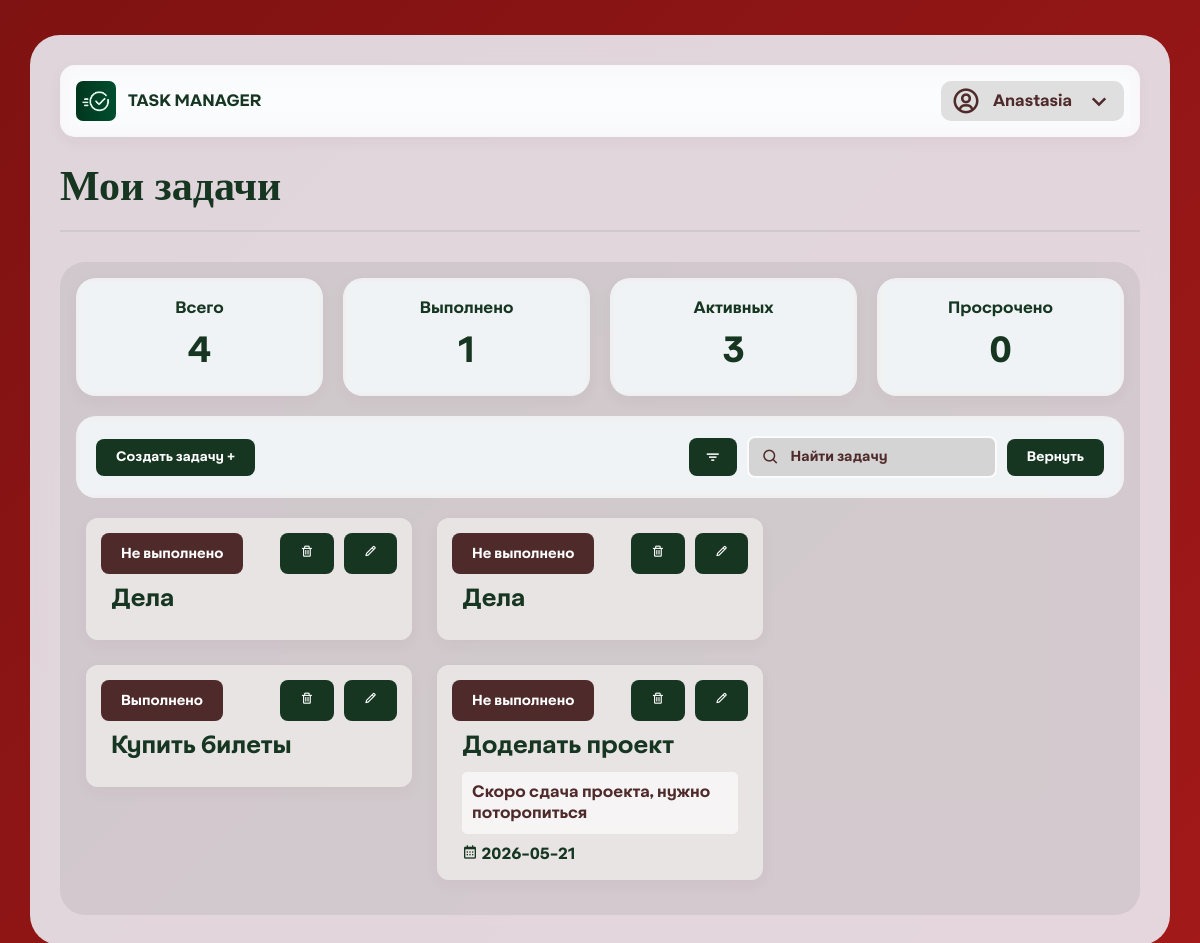
Before: /homepage (signed in) with the older database file.
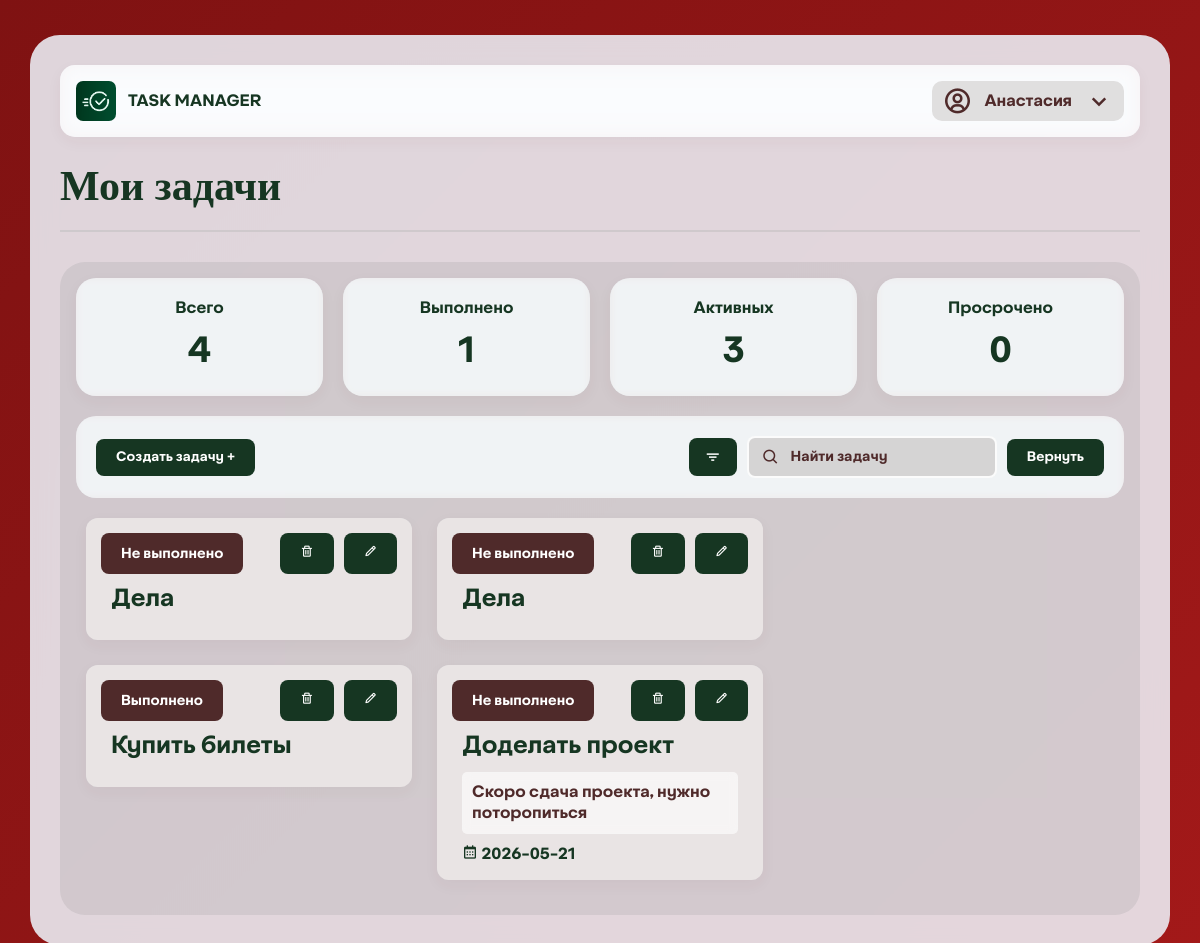
After: the same page with the newer database file.
### tables this page shows
CREATE TABLE users (
        id INTEGER PRIMARY KEY AUTOINCREMENT,
        name TEXT NOT NULL,
        username TEXT UNIQUE NOT NULL,
        password TEXT NOT NULL,
        created_time TEXT NOT NULL
    );

CREATE TABLE tasks (
        user_id INTEGER NOT NULL,
        id INTEGER PRIMARY KEY AUTOINCREMENT,
        name TEXT NOT NULL,
        description TEXT,
        status INTEGER DEFAULT 0, 
        limit_time TEXT DEFAULT NULL,
        created_time TEXT NOT NULL,
        FOREIGN KEY (user_id) REFERENCES users (id)
    );

### application/pages.py (the view)
@router.get("/homepage")
def homepage(request: Request, search: str = "", filter: str = ""):
    try:
        user_id = request.cookies.get("user_id")
        if not user_id:
            response = RedirectResponse("/", status_code=303)
            response.headers["Cache-Control"] = "no-cache, no-store, must-revalidate"
            return response
        user = get_user_id(int(user_id))
        all_tasks = get_tasks(int(user_id))
        if search:
            tasks = get_task_name(search, int(user_id))
        elif filter == "completed":
            tasks = get_tasks_complited(int(user_id))
        elif filter == "in_progress":
            tasks = get_tasks_active(int(user_id))
        elif filter == "over":
            tasks = get_tasks_over(int(user_id))
        elif filter == "limit":
            tasks = get_tasks_limit(int(user_id))
        else:
            tasks = all_tasks
        total = len(all_tasks)
        active = len([i for i in all_tasks if i[4] == 0])
        completed = len([i for i in all_tasks if i[4] == 1])
        today = datetime.now().date()
        overdue = 0
        for i in all_tasks:
            limit_time = i[5]
            if limit_time and i[4] != 1:
                deadline = datetime.strptime(limit_time, "%Y-%m-%d").date()
                if deadline < today:
                    overdue += 1
        return templates.TemplateResponse("homepage.html", {
            "request": request,
            "user": user,
            "tasks": tasks,
            "total": total,
            "completed": completed,
            "active": active,
            "overdue": overdue,
            "search": search,
            "current_filter": filter
        })
    except Exception:
        return RedirectResponse("/errorpage")

### templates/homepage.html (shortened to what this page needs)
{% extends 'base.html' %}
{% block content %}
<body class="tasks-page">
    <div class="tasks-container">
        <div class="server-profile-bar">
            <div class="server-info">
                <img src="/static/images/logo-with.png" alt="Server" class="logo">
                <span class="server-name">TASK MANAGER</span>
            </div>
            <div class="profile-info">
                <i class='bx bx-user-circle'></i>
                <span class="name">{{ user[1] }}</span>
                <i class='bx bx-chevron-down'></i>
            </div>
        </div>
        <div class="tasks-header">
            <h1 class="text">Мои задачи</h1>
        </div>
        <div class="back">
            <div class="stats-grid">
                <div class="stat-card">
                    <h3>Всего</h3>
                    <div class="stat-number" id="totalTasks">{{ total }}</div>
                </div>
                <div class="stat-card">
                    <h3>Выполнено</h3>
                    <div class="stat-number" id="completedTasks">{{ completed }}</div>
                </div>
                <div class="stat-card">
                    <h3>Активных</h3>
                    <div class="stat-number" id="activeTasks">{{ active }}</div>
                </div>
                <div class="stat-card">
                    <h3>Просрочено</h3>
                    <div class="stat-number" id="overdueTasks">{{ overdue }}</div>
                </div>
            </div>
            <div class="filters-section">
                <form action="/create">
                    <div class="create-button">
                        <button type="submit" class="create-btn">Cоздать задачу +</button>
                    </div>
                </form>
                <div class="search-wrapper">
                    <div class="filter-button">
                        <button class="filter-btn" id="filterBtn">
                            <i class="bx bx-filter"></i>
                        </button>
                    </div>
                    <div class="search-box">
                        <form action="/homepage" method="GET" id="searchForm">
                            <input type="text" name="search" id="searchInput" placeholder="         Найти задачу" value="{{ search_query if search_query else '' }}">
                            <i class="bx bx-search"></i>
                        </form>
                    </div>
                    <div class="clear-button">
                        <button type="submit" class="clear-btn" onclick="location.href='/homepage'">Вернуть</button>
                    </div>
                </div>
            </div>
            <div class="tasks-grid" id="tasksGrid">
                {% if tasks %}
                    {% for task in tasks %}
                    <div class="task-container">
                        <div class="task-edit-buttons">
                            <div class="task-card-header">
                                <form action="/update_task_status/{{ task[1] }}" method="POST">
                                    <button type="submit" class="status-btn">{% if task[4] == 1 %}Выполнено{% else %}Не выполнено{% endif %}</button>
                                </form>
                            </div>
                            <button class="delete-task-btn" onclick="deleteTask({{ task[1] }})"><i class="bx bx-trash"></i></button>
                            <button class="edit-task-btn" onclick="location.href='/edittask?task_id={{ task[1] }}'">
                                <i class="bx bx-pencil"></i>
                            </button>
                        </div>
                        <div class="task-card">
                            <h2 class="task-name">{{ task[2] }}</h2>
                            {% if task[3] %}
                            <p class="task-description-preview">{{ task[3] }}</p>
                            {% endif %}
                            {% if task[5] %}
                            <div class="task-deadline">
                                <i class='bx bx-calendar'></i>
                                <span>{{ task[5] }}</span>
                            </div>
                            {% endif %}
                        </div>
                    </div>
                    {% endfor %}
                {% else %}
                    <div class="empty-state1" style="color: rgb(209, 202, 206);">Тут немного пусто</div>
                    <div class="empty-state">Тут немного пусто</div>
                {% endif %}
            </div>
        </div>
    </div>
</body>
{% endblock %}

### templates/base.html (shortened to what this page needs)
<!DOCTYPE html>
<html lang="ru">
<head>
    <link rel="stylesheet" href="static\styles.css">
    <link rel="stylesheet" href="https://unpkg.com/boxicons@2.1.4/css/boxicons.min.css">
</head>
{% block content %}{% endblock %}
</html>

Changed rows visible on the page:
changed users: name "Anastasia" → "Анастасия"
